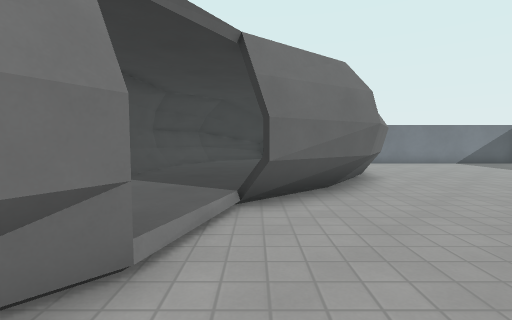
view 1 (above)

23 first-person views from a walk through a level from a Godot 3-D game. The camera is 1.2 m above the floor, tilts 4° down and sees 85° across. The floor is counted in squares, 1 m on a side. Each view is taken from the middle of a square. On the plan, view 1 faces up. The plan holds only what a view shows up to about 13 squares ahead; the rest is blank. Surface patterns are stand-ins for the level's own textures.

view 2
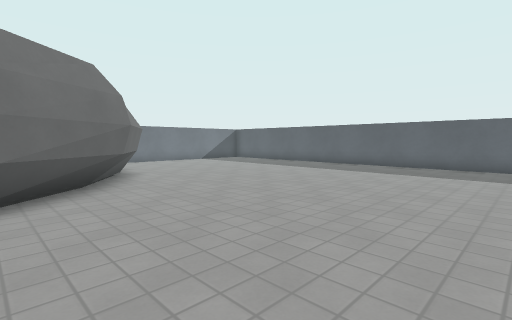

view 3
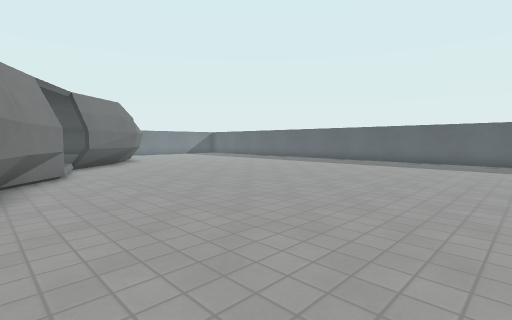

view 4
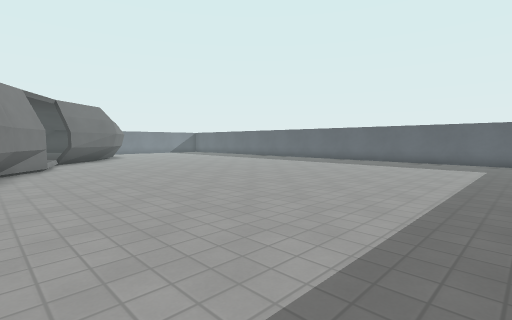

view 5
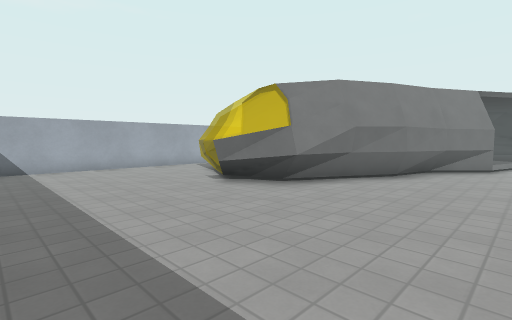

view 6
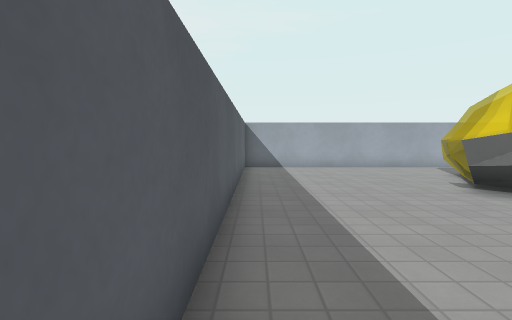

view 7
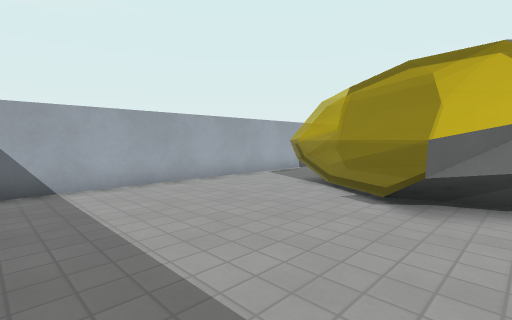

view 8
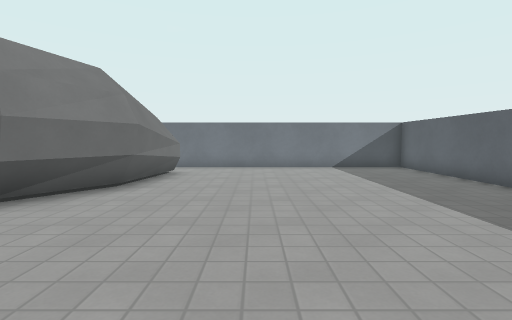

view 9
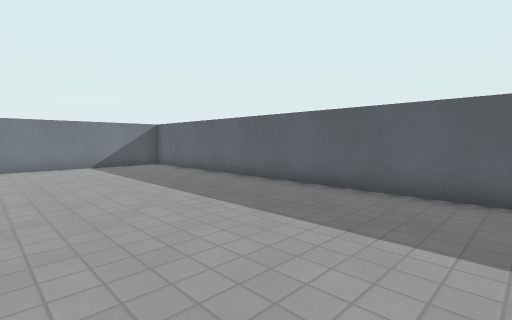

view 10
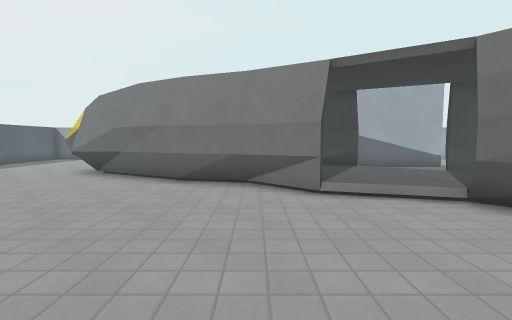

view 11
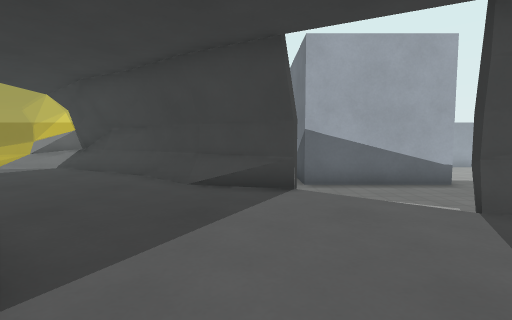

view 12
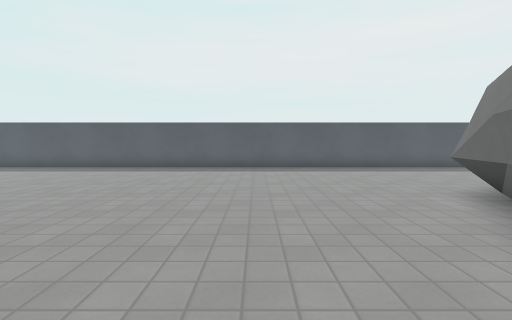

view 13
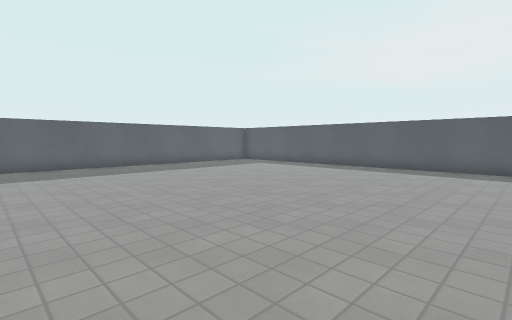

view 14
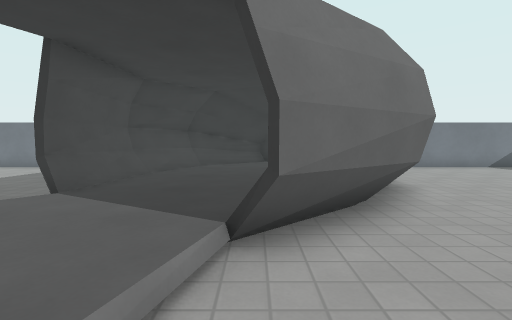

view 15
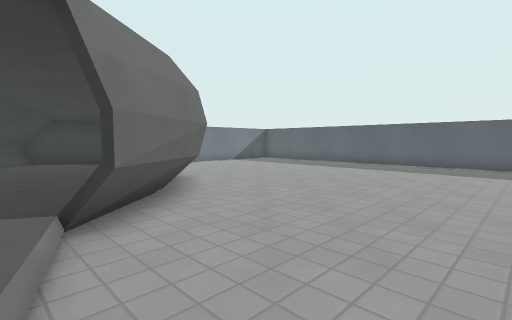

view 16
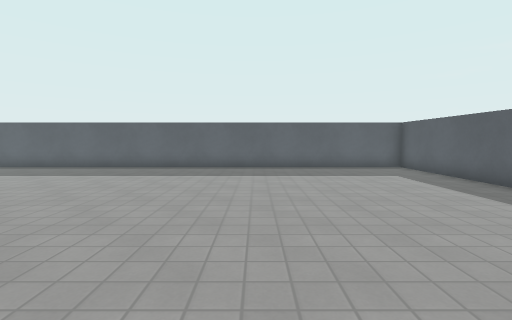

view 17
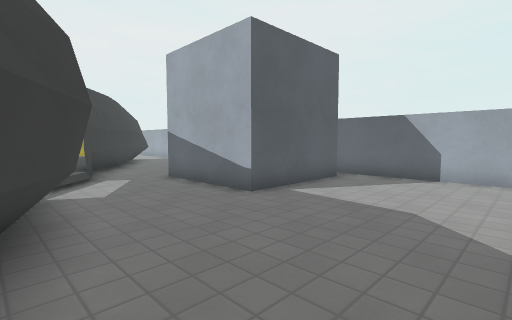

view 18
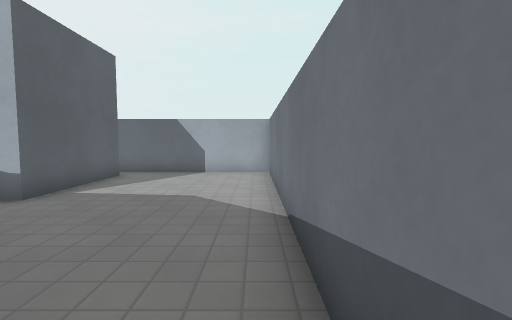

view 19
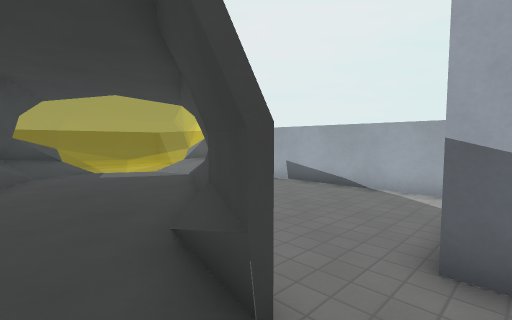

view 20
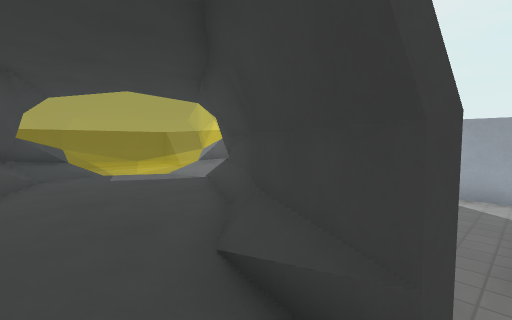

view 21
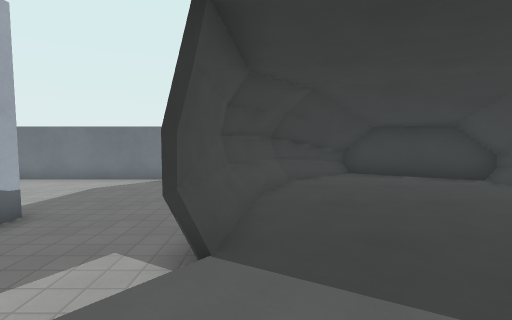

view 22
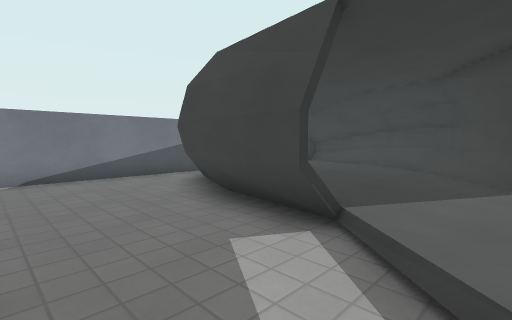

view 23
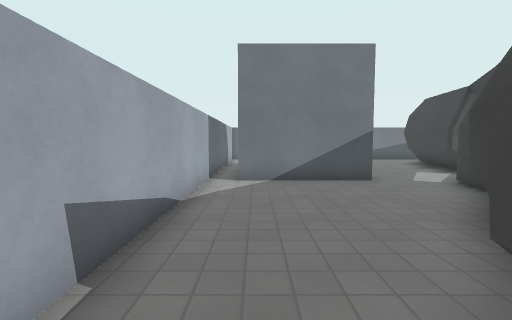

### Floor plan
Key: @ floor where view 1 was taken; # wall or solid block; . main floor; : floor 0.25 m higher than the main floor; / step, stairs or slope.
Columns run from 13 left of view 1 to 14 right of it. Each row starts with its distance up from view 1.
 15 #############   ############
 14 #...........####...........#
 13 #..........##::##..........#
 12 #.........##::::##.........#
 11 #........##::::::#.........#
 10 #........#:::::::#.........#
  9 #.####...#:::::::#.........#
  8 #.   #...#::::::##.........#
  7 #.   #.../:::::##..........#
  6 #.####.../::::##...........#
  5 #......#:::::##............#
  4 #......#:::::..............#
  3 #.....##:::::..............#
  2 #....##::::##..............#
  1 #....#:::::#...............#
  0 #...##::::##.@.............#
 -1 #...#:::::#................#
 -2 #..##::::##................#
 -3 #..##::::#.................#
 -4 #..# ::::#.................#
 -5 #...   ###.................#
 -6 #..... #...................#
 -7 #..........................#
 -8 #..........................#
 -9 #..........................#
-10 #..........................#
-11 #..........................#
-12 ############################

Positions as (right, up) in squares from view 1, and headings:
1: (0, 0), facing up
2: (0, -1), facing up-right
3: (-3, -8), facing up-right
4: (-3, -11), facing up-right
5: (0, -11), facing up-left
6: (0, -11), facing left
7: (-5, -11), facing up-left
8: (7, 2), facing up
9: (7, 1), facing up-right
10: (5, 1), facing left
11: (0, 4), facing left
12: (0, 1), facing down
13: (0, 1), facing down-right
14: (0, 2), facing up
15: (-1, 1), facing up-right
16: (1, -5), facing right
17: (-3, 14), facing down-left
18: (-2, 14), facing left
19: (-4, 6), facing down-left
20: (-4, 5), facing down-left
21: (-3, 4), facing up
22: (-7, 5), facing up-right
23: (-11, -3), facing up
